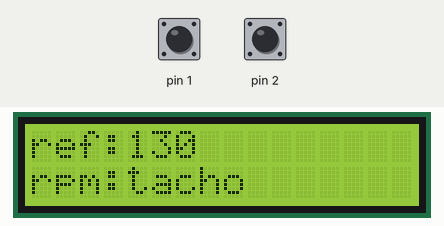
Simulated run of this sketch. Board: Arduino Uno, built with avr-gcc and run on an emulated ATmega328P. Parts: 16×2 character LCD. Inputs (shaded band) come from the test bench; at power-on: pin 1 HIGH, pin 2 HIGH.

Above: at 1.2 s.
1.3 s: pin 1 pulled LOW for 1 s
At 3.4 s:
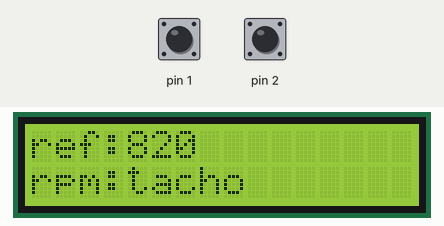
3.8 s: pin 2 pulled LOW for 3.2 s
At 8.1 s:
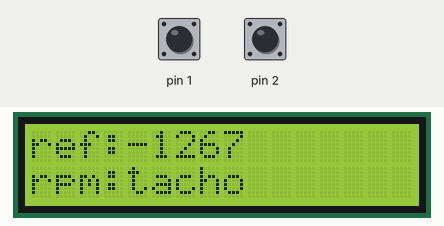
8.5 s: pin 1 pulled LOW for 0.15 s
At 9.0 s:
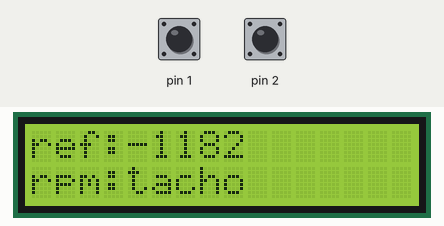
10.1 s: pin 2 pulled LOW for 0.15 s
At 11.5 s:
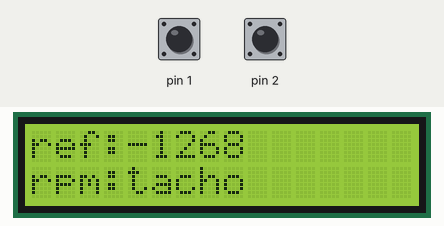
Timing chart, 0 to 12.7 s (numbered marks = the images above; inputs shaded):
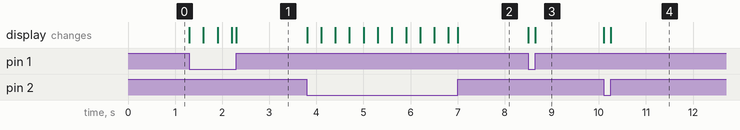

Measured:
- after the input at 1.3 s, the display: first changes at once (image 1 shows a later state)
- after the input at 3.8 s, the display: first changes at once (image 2 shows a later state)
- after the input at 8.5 s, the display: first changes at once (image 3 shows a later state)
- after the input at 10.1 s, the display: first changes at once (image 4 shows a later state)

The sketch:

LCD_with_Switch.ino
```cpp
#include <LiquidCrystal.h>

// rs:7 en:8 d4:9 d5:10 d6:11 d7:12　に対応
LiquidCrystal lcd(7, 8, 9, 10, 11, 12);

void setup() {
  pinMode(A0,INPUT);
  pinMode(1,INPUT_PULLUP);
pinMode(2,INPUT_PULLUP);
lcd.begin(16, 2);
lcd.clear();
lcd.setCursor(0, 0);
lcd.print("ref:");
lcd.setCursor(0, 1);
lcd.print("rpm:");
}


void loop() {
 static int ref = 130;
  int Switch  = digitalRead(1);
  int Switch2 = digitalRead(2);
if(Switch == LOW)
{
  ref+=1;
}
else{
}
if(Switch2 == LOW)
{
  ref-=1;
}
else{
}


lcd.setCursor(4, 0);
lcd.print(ref);
lcd.setCursor(4, 1);
lcd.print("tacho");

}
```
